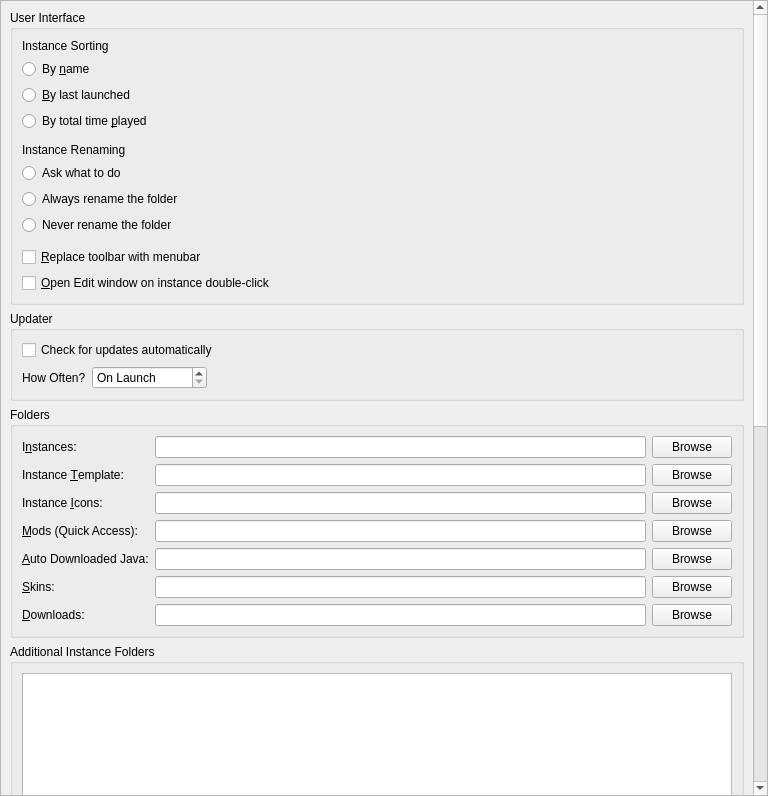
<?xml version="1.0" encoding="UTF-8"?>
<ui version="4.0">
 <class>LauncherPage</class>
 <widget class="QWidget" name="LauncherPage">
  <property name="geometry">
   <rect>
    <x>0</x>
    <y>0</y>
    <width>768</width>
    <height>796</height>
   </rect>
  </property>
  <property name="sizePolicy">
   <sizepolicy hsizetype="MinimumExpanding" vsizetype="MinimumExpanding">
    <horstretch>0</horstretch>
    <verstretch>0</verstretch>
   </sizepolicy>
  </property>
  <layout class="QVBoxLayout" name="verticalLayout">
   <property name="leftMargin">
    <number>0</number>
   </property>
   <property name="topMargin">
    <number>0</number>
   </property>
   <property name="rightMargin">
    <number>0</number>
   </property>
   <property name="bottomMargin">
    <number>0</number>
   </property>
   <item>
    <widget class="QScrollArea" name="scrollArea">
     <property name="horizontalScrollBarPolicy">
      <enum>Qt::ScrollBarPolicy::ScrollBarAsNeeded</enum>
     </property>
     <property name="widgetResizable">
      <bool>true</bool>
     </property>
     <widget class="QWidget" name="scrollAreaWidgetContents">
      <property name="geometry">
       <rect>
        <x>0</x>
        <y>-654</y>
        <width>749</width>
        <height>1448</height>
       </rect>
      </property>
      <layout class="QVBoxLayout" name="verticalLayout_8">
       <item>
        <widget class="QGroupBox" name="userInterfaceBox">
         <property name="enabled">
          <bool>true</bool>
         </property>
         <property name="title">
          <string>User Interface</string>
         </property>
         <layout class="QVBoxLayout" name="verticalLayout_2">
          <item>
           <widget class="QLabel" name="instanceSortingLabel">
            <property name="text">
             <string>Instance Sorting</string>
            </property>
           </widget>
          </item>
          <item>
           <widget class="QRadioButton" name="sortByNameBtn">
            <property name="text">
             <string>By &amp;name</string>
            </property>
            <attribute name="buttonGroup">
             <string notr="true">sortingModeGroup</string>
            </attribute>
           </widget>
          </item>
          <item>
           <widget class="QRadioButton" name="sortLastLaunchedBtn">
            <property name="text">
             <string>&amp;By last launched</string>
            </property>
            <attribute name="buttonGroup">
             <string notr="true">sortingModeGroup</string>
            </attribute>
           </widget>
          </item>
          <item>
           <widget class="QRadioButton" name="sortByPlaytimeBtn">
            <property name="text">
             <string>By total time &amp;played</string>
            </property>
            <attribute name="buttonGroup">
             <string notr="true">sortingModeGroup</string>
            </attribute>
           </widget>
          </item>
          <item>
           <spacer name="verticalSpacer">
            <property name="orientation">
             <enum>Qt::Orientation::Vertical</enum>
            </property>
            <property name="sizeType">
             <enum>QSizePolicy::Policy::Fixed</enum>
            </property>
            <property name="sizeHint" stdset="0">
             <size>
              <width>0</width>
              <height>6</height>
             </size>
            </property>
           </spacer>
          </item>
          <item>
           <widget class="QLabel" name="renamingBehaviorLabel">
            <property name="text">
             <string>Instance Renaming</string>
            </property>
           </widget>
          </item>
          <item>
           <widget class="QRadioButton" name="askToRenameDirBtn">
            <property name="text">
             <string>Ask what to do</string>
            </property>
            <attribute name="buttonGroup">
             <string notr="true">renamingBehaviorGroup</string>
            </attribute>
           </widget>
          </item>
          <item>
           <widget class="QRadioButton" name="alwaysRenameDirBtn">
            <property name="text">
             <string>Always rename the folder</string>
            </property>
            <attribute name="buttonGroup">
             <string notr="true">renamingBehaviorGroup</string>
            </attribute>
           </widget>
          </item>
          <item>
           <widget class="QRadioButton" name="neverRenameDirBtn">
            <property name="text">
             <string>Never rename the folder</string>
            </property>
            <attribute name="buttonGroup">
             <string notr="true">renamingBehaviorGroup</string>
            </attribute>
           </widget>
          </item>
          <item>
           <spacer name="verticalSpacer_2">
            <property name="orientation">
             <enum>Qt::Orientation::Vertical</enum>
            </property>
            <property name="sizeType">
             <enum>QSizePolicy::Policy::Fixed</enum>
            </property>
            <property name="sizeHint" stdset="0">
             <size>
              <width>0</width>
              <height>6</height>
             </size>
            </property>
           </spacer>
          </item>
          <item>
           <widget class="QCheckBox" name="preferMenuBarCheckBox">
            <property name="toolTip">
             <string>The menubar is more friendly for keyboard-driven interaction.</string>
            </property>
            <property name="text">
             <string>&amp;Replace toolbar with menubar</string>
            </property>
           </widget>
          </item>
          <item>
           <widget class="QCheckBox" name="editInstanceOnDoubleClick">
            <property name="toolTip">
             <string>Opens the edit instance window on double-clicking an instance instead of running the instance.</string>
            </property>
            <property name="text">
             <string>&amp;Open Edit window on instance double-click</string>
            </property>
           </widget>
          </item>
         </layout>
        </widget>
       </item>
       <item>
        <widget class="QGroupBox" name="updateSettingsBox">
         <property name="title">
          <string>Updater</string>
         </property>
         <layout class="QGridLayout" name="gridLayout_2">
          <item row="1" column="0">
           <layout class="QHBoxLayout" name="horizontalLayout_2">
            <item>
             <widget class="QLabel" name="updateIntervalLabel">
              <property name="text">
               <string>How Often?</string>
              </property>
             </widget>
            </item>
            <item>
             <widget class="QSpinBox" name="updateIntervalSpinBox">
              <property name="sizePolicy">
               <sizepolicy hsizetype="Maximum" vsizetype="Fixed">
                <horstretch>0</horstretch>
                <verstretch>0</verstretch>
               </sizepolicy>
              </property>
              <property name="toolTip">
               <string>Set to 0 to only check on launch</string>
              </property>
              <property name="specialValueText">
               <string>On Launch</string>
              </property>
              <property name="suffix">
               <string> hours</string>
              </property>
              <property name="prefix">
               <string>Every </string>
              </property>
              <property name="minimum">
               <number>0</number>
              </property>
              <property name="maximum">
               <number>168</number>
              </property>
             </widget>
            </item>
            <item>
             <spacer name="horizontalSpacer">
              <property name="orientation">
               <enum>Qt::Orientation::Horizontal</enum>
              </property>
              <property name="sizeHint" stdset="0">
               <size>
                <width>0</width>
                <height>0</height>
               </size>
              </property>
             </spacer>
            </item>
           </layout>
          </item>
          <item row="0" column="0" colspan="2">
           <widget class="QCheckBox" name="autoUpdateCheckBox">
            <property name="text">
             <string>Check for updates automatically</string>
            </property>
           </widget>
          </item>
         </layout>
        </widget>
       </item>
       <item>
        <widget class="QGroupBox" name="foldersBox">
         <property name="title">
          <string>Folders</string>
         </property>
         <layout class="QGridLayout" name="gridLayout">
          <item row="0" column="2">
           <widget class="QPushButton" name="instDirBrowseBtn">
            <property name="text">
             <string>Browse</string>
            </property>
           </widget>
          </item>
          <item row="10" column="0">
           <widget class="QLabel" name="labelDownloadsDir">
            <property name="text">
             <string>&amp;Downloads:</string>
            </property>
            <property name="buddy">
             <cstring>downloadsDirTextBox</cstring>
            </property>
           </widget>
          </item>
          <item row="2" column="0">
           <widget class="QLabel" name="labelIconsDir">
            <property name="text">
             <string>Instance &amp;Icons:</string>
            </property>
            <property name="buddy">
             <cstring>iconsDirTextBox</cstring>
            </property>
           </widget>
          </item>
          <item row="4" column="1">
           <widget class="QLineEdit" name="javaDirTextBox"/>
          </item>
          <item row="5" column="2">
           <widget class="QPushButton" name="skinsDirBrowseBtn">
            <property name="text">
             <string>Browse</string>
            </property>
           </widget>
          </item>
          <item row="3" column="0">
           <widget class="QLabel" name="labelModsDir">
            <property name="text">
             <string>&amp;Mods (Quick Access):</string>
            </property>
            <property name="buddy">
             <cstring>modsDirTextBox</cstring>
            </property>
           </widget>
          </item>
          <item row="4" column="2">
           <widget class="QPushButton" name="javaDirBrowseBtn">
            <property name="text">
             <string>Browse</string>
            </property>
           </widget>
          </item>
          <item row="2" column="2">
           <widget class="QPushButton" name="iconsDirBrowseBtn">
            <property name="text">
             <string>Browse</string>
            </property>
           </widget>
          </item>
          <item row="3" column="1">
           <widget class="QLineEdit" name="modsDirTextBox"/>
          </item>
          <item row="3" column="2">
           <widget class="QPushButton" name="modsDirBrowseBtn">
            <property name="text">
             <string>Browse</string>
            </property>
           </widget>
          </item>
          <item row="10" column="1">
           <widget class="QLineEdit" name="downloadsDirTextBox"/>
          </item>
          <item row="0" column="1">
           <widget class="QLineEdit" name="instDirTextBox"/>
          </item>
          <item row="0" column="0">
           <widget class="QLabel" name="labelInstDir">
            <property name="text">
             <string>I&amp;nstances:</string>
            </property>
            <property name="buddy">
             <cstring>instDirTextBox</cstring>
            </property>
           </widget>
          </item>
          <item row="5" column="0">
           <widget class="QLabel" name="labelSkinsDir">
            <property name="text">
             <string>&amp;Skins:</string>
            </property>
            <property name="buddy">
             <cstring>skinsDirTextBox</cstring>
            </property>
           </widget>
          </item>
          <item row="4" column="0">
           <widget class="QLabel" name="labelJavaDir">
            <property name="toolTip">
             <string>Folder where HyperCore Launcher stores automatically downloaded Java versions. Do NOT set this to your system Java installation.</string>
            </property>
            <property name="text">
             <string>&amp;Auto Downloaded Java:</string>
            </property>
            <property name="buddy">
             <cstring>javaDirTextBox</cstring>
            </property>
           </widget>
          </item>
          <item row="2" column="1">
           <widget class="QLineEdit" name="iconsDirTextBox"/>
          </item>
          <item row="10" column="2">
           <widget class="QPushButton" name="downloadsDirBrowseBtn">
            <property name="text">
             <string>Browse</string>
            </property>
           </widget>
          </item>
          <item row="1" column="0">
           <widget class="QLabel" name="labelTemplateDir">
            <property name="toolTip">
             <string>Folder that may get copied to new instances on creation, can be toggled per instance. Useful for options.txt.</string>
            </property>
            <property name="text">
             <string>Instance &amp;Template:</string>
            </property>
            <property name="buddy">
             <cstring>templateDirTextBox</cstring>
            </property>
           </widget>
          </item>
          <item row="5" column="1">
           <widget class="QLineEdit" name="skinsDirTextBox"/>
          </item>
          <item row="1" column="1">
           <widget class="QLineEdit" name="templateDirTextBox"/>
          </item>
          <item row="1" column="2">
           <widget class="QPushButton" name="templateDirBrowseBtn">
            <property name="text">
             <string>Browse</string>
            </property>
           </widget>
          </item>
         </layout>
        </widget>
       </item>
       <item>
        <widget class="QGroupBox" name="additionalInstDirsGroupBox">
         <property name="title">
          <string>Additional Instance Folders</string>
         </property>
         <layout class="QVBoxLayout" name="additionalInstDirsLayout">
          <item>
           <widget class="QListWidget" name="additionalInstDirsList"/>
          </item>
          <item>
           <layout class="QHBoxLayout" name="additionalInstDirsBtnLayout">
            <item>
             <widget class="QPushButton" name="addInstDirBtn">
              <property name="text">
               <string>Add</string>
              </property>
             </widget>
            </item>
            <item>
             <widget class="QPushButton" name="removeInstDirBtn">
              <property name="text">
               <string>Remove</string>
              </property>
             </widget>
            </item>
            <item>
             <spacer name="additionalInstDirsSpacer">
              <property name="orientation">
               <enum>Qt::Orientation::Horizontal</enum>
              </property>
              <property name="sizeHint" stdset="0">
               <size>
                <width>0</width>
                <height>0</height>
               </size>
              </property>
             </spacer>
            </item>
           </layout>
          </item>
         </layout>
        </widget>
       </item>
       <item>
        <widget class="QGroupBox" name="modsBox">
         <property name="title">
          <string>Mods and Modpacks</string>
         </property>
         <layout class="QVBoxLayout" name="verticalLayout_4">
          <item>
           <widget class="QCheckBox" name="downloadsDirWatchRecursiveCheckBox">
            <property name="toolTip">
             <string>When enabled, in addition to the downloads folder, its sub folders will also be searched when looking for resources (e.g. when looking for blocked mods on CurseForge).</string>
            </property>
            <property name="text">
             <string>Check &amp;subfolders for blocked mods</string>
            </property>
           </widget>
          </item>
          <item>
           <widget class="QCheckBox" name="downloadsDirMoveCheckBox">
            <property name="toolTip">
             <string>When enabled, it will move blocked resources instead of copying them.</string>
            </property>
            <property name="text">
             <string>Move blocked mods instead of copying them</string>
            </property>
           </widget>
          </item>
          <item>
           <widget class="QCheckBox" name="metadataEnableBtn">
            <property name="toolTip">
             <string>Store version information provided by mod providers (like Modrinth or CurseForge) for mods.</string>
            </property>
            <property name="text">
             <string>Keep track of mod metadata</string>
            </property>
           </widget>
          </item>
          <item>
           <widget class="QLabel" name="metadataWarningLabel">
            <property name="text">
             <string>&lt;html&gt;&lt;head/&gt;&lt;body&gt;&lt;p&gt;&lt;span style=&quot; font-weight:600; color:#f5c211;&quot;&gt;Warning&lt;/span&gt;&lt;span style=&quot; color:#f5c211;&quot;&gt;: Disabling mod metadata may also disable some QoL features, such as mod updating!&lt;/span&gt;&lt;/p&gt;&lt;/body&gt;&lt;/html&gt;</string>
            </property>
            <property name="wordWrap">
             <bool>true</bool>
            </property>
           </widget>
          </item>
          <item>
           <widget class="QCheckBox" name="dependenciesEnableBtn">
            <property name="toolTip">
             <string>Automatically detect, install, and update mod dependencies.</string>
            </property>
            <property name="text">
             <string>Install dependencies automatically</string>
            </property>
           </widget>
          </item>
          <item>
           <widget class="QCheckBox" name="showModIncompatCheckBox">
            <property name="toolTip">
             <string>Currently this just shows mods which are not marked as compatible with the current Minecraft version.</string>
            </property>
            <property name="text">
             <string>Detect and show mod incompatibilities (experimental)</string>
            </property>
           </widget>
          </item>
          <item>
           <widget class="QCheckBox" name="modpackUpdatePromptBtn">
            <property name="toolTip">
             <string>When creating a new modpack instance, suggest updating an existing instance instead.</string>
            </property>
            <property name="text">
             <string>Suggest to update an existing instance during modpack installation</string>
            </property>
           </widget>
          </item>
          <item>
           <layout class="QHBoxLayout" name="modUpdateChannelLayout">
            <item>
             <widget class="QLabel" name="modUpdateChannelLabel">
              <property name="toolTip">
               <string>Select the preferred release channel when checking for mod updates.</string>
              </property>
              <property name="text">
               <string>Mod Update Channel:</string>
              </property>
             </widget>
            </item>
            <item>
             <widget class="QComboBox" name="modUpdateChannelComboBox">
              <property name="toolTip">
               <string>Select the preferred release channel when checking for mod updates.</string>
              </property>
              <item>
               <property name="text">
                <string>All (Release, Beta, Alpha)</string>
               </property>
              </item>
              <item>
               <property name="text">
                <string>Release only</string>
               </property>
              </item>
              <item>
               <property name="text">
                <string>Release and Beta</string>
               </property>
              </item>
             </widget>
            </item>
            <item>
             <spacer name="horizontalSpacer_3">
              <property name="orientation">
               <enum>Qt::Orientation::Horizontal</enum>
              </property>
              <property name="sizeHint" stdset="0">
               <size>
                <width>40</width>
                <height>20</height>
               </size>
              </property>
             </spacer>
            </item>
           </layout>
          </item>
         </layout>
        </widget>
       </item>
       <item>
        <widget class="QGroupBox" name="instanceBox">
         <property name="title">
          <string>Instance Creation</string>
         </property>
         <layout class="QVBoxLayout" name="verticalLayout_3">
          <item>
           <widget class="QCheckBox" name="downloadGameFilesBtn">
            <property name="toolTip">
             <string>Downloads required game files while creating the instance. Disable this to skip the initial download and fetch files when the instance is launched instead.</string>
            </property>
            <property name="text">
             <string>Download game files during instance creation</string>
            </property>
           </widget>
          </item>
         </layout>
        </widget>
       </item>
       <item>
        <widget class="QGroupBox" name="groupBox_2">
         <property name="title">
          <string>Console</string>
         </property>
         <layout class="QFormLayout" name="formLayout">
          <property name="labelAlignment">
           <set>Qt::AlignmentFlag::AlignLeading|Qt::AlignmentFlag::AlignLeft|Qt::AlignmentFlag::AlignVCenter</set>
          </property>
          <item row="0" column="0">
           <widget class="QLabel" name="lineLimitLabel">
            <property name="sizePolicy">
             <sizepolicy hsizetype="Maximum" vsizetype="Preferred">
              <horstretch>0</horstretch>
              <verstretch>0</verstretch>
             </sizepolicy>
            </property>
            <property name="text">
             <string>Log History &amp;Limit:</string>
            </property>
            <property name="buddy">
             <cstring>lineLimitSpinBox</cstring>
            </property>
           </widget>
          </item>
          <item row="0" column="1">
           <widget class="QSpinBox" name="lineLimitSpinBox">
            <property name="sizePolicy">
             <sizepolicy hsizetype="Maximum" vsizetype="Fixed">
              <horstretch>0</horstretch>
              <verstretch>0</verstretch>
             </sizepolicy>
            </property>
            <property name="suffix">
             <string> lines</string>
            </property>
            <property name="minimum">
             <number>10000</number>
            </property>
            <property name="maximum">
             <number>1000000</number>
            </property>
            <property name="singleStep">
             <number>10000</number>
            </property>
            <property name="value">
             <number>100000</number>
            </property>
           </widget>
          </item>
          <item row="1" column="0" colspan="2">
           <widget class="QCheckBox" name="checkStopLogging">
            <property name="text">
             <string>&amp;Stop logging when log overflows</string>
            </property>
           </widget>
          </item>
         </layout>
        </widget>
       </item>
       <item>
        <widget class="QGroupBox" name="tasksBox">
         <property name="title">
          <string>Tasks</string>
         </property>
         <layout class="QGridLayout" name="gridLayout_3">
          <item row="2" column="1">
           <widget class="QSpinBox" name="networkRetryLimitSpinBox">
            <property name="sizePolicy">
             <sizepolicy hsizetype="Maximum" vsizetype="Fixed">
              <horstretch>0</horstretch>
              <verstretch>0</verstretch>
             </sizepolicy>
            </property>
            <property name="minimumSize">
             <size>
              <width>60</width>
              <height>0</height>
             </size>
            </property>
            <property name="minimum">
             <number>0</number>
            </property>
           </widget>
          </item>
          <item row="1" column="1">
           <widget class="QSpinBox" name="numberOfConcurrentDownloadsSpinBox">
            <property name="sizePolicy">
             <sizepolicy hsizetype="Maximum" vsizetype="Fixed">
              <horstretch>0</horstretch>
              <verstretch>0</verstretch>
             </sizepolicy>
            </property>
            <property name="minimumSize">
             <size>
              <width>60</width>
              <height>0</height>
             </size>
            </property>
            <property name="minimum">
             <number>1</number>
            </property>
           </widget>
          </item>
          <item row="3" column="1">
           <widget class="QSpinBox" name="timeoutSecondsSpinBox">
            <property name="sizePolicy">
             <sizepolicy hsizetype="Maximum" vsizetype="Fixed">
              <horstretch>0</horstretch>
              <verstretch>0</verstretch>
             </sizepolicy>
            </property>
            <property name="minimumSize">
             <size>
              <width>60</width>
              <height>0</height>
             </size>
            </property>
            <property name="suffix">
             <string>s</string>
            </property>
           </widget>
          </item>
          <item row="2" column="0">
           <widget class="QLabel" name="networkRetryLimitLabel">
            <property name="text">
             <string>Network Retry Limit:</string>
            </property>
           </widget>
          </item>
          <item row="1" column="0">
           <widget class="QLabel" name="numberOfConcurrentDownloadsLabel">
            <property name="text">
             <string>Concurrent Download Limit:</string>
            </property>
           </widget>
          </item>
          <item row="3" column="0">
           <widget class="QLabel" name="timeoutSecondsLabel">
            <property name="toolTip">
             <string>Seconds to wait until the requests are terminated</string>
            </property>
            <property name="text">
             <string>HTTP Timeout:</string>
            </property>
           </widget>
          </item>
          <item row="0" column="1">
           <widget class="QSpinBox" name="numberOfConcurrentTasksSpinBox">
            <property name="sizePolicy">
             <sizepolicy hsizetype="Maximum" vsizetype="Fixed">
              <horstretch>0</horstretch>
              <verstretch>0</verstretch>
             </sizepolicy>
            </property>
            <property name="minimumSize">
             <size>
              <width>60</width>
              <height>0</height>
             </size>
            </property>
            <property name="minimum">
             <number>1</number>
            </property>
           </widget>
          </item>
          <item row="0" column="0">
           <widget class="QLabel" name="numberOfConcurrentTasksLabel">
            <property name="text">
             <string>Concurrent Task Limit:</string>
            </property>
           </widget>
          </item>
          <item row="0" column="2">
           <spacer name="horizontalSpacer_2">
            <property name="orientation">
             <enum>Qt::Orientation::Horizontal</enum>
            </property>
            <property name="sizeHint" stdset="0">
             <size>
              <width>0</width>
              <height>0</height>
             </size>
            </property>
           </spacer>
          </item>
         </layout>
        </widget>
       </item>
       <item>
        <spacer name="verticalSpacer_FeaturesTab">
         <property name="orientation">
          <enum>Qt::Orientation::Vertical</enum>
         </property>
         <property name="sizeHint" stdset="0">
          <size>
           <width>0</width>
           <height>0</height>
          </size>
         </property>
        </spacer>
       </item>
      </layout>
     </widget>
    </widget>
   </item>
  </layout>
 </widget>
 <tabstops>
  <tabstop>scrollArea</tabstop>
  <tabstop>sortByNameBtn</tabstop>
  <tabstop>sortLastLaunchedBtn</tabstop>
  <tabstop>sortByPlaytimeBtn</tabstop>
  <tabstop>askToRenameDirBtn</tabstop>
  <tabstop>alwaysRenameDirBtn</tabstop>
  <tabstop>neverRenameDirBtn</tabstop>
  <tabstop>preferMenuBarCheckBox</tabstop>
  <tabstop>editInstanceOnDoubleClick</tabstop>
  <tabstop>autoUpdateCheckBox</tabstop>
  <tabstop>updateIntervalSpinBox</tabstop>
  <tabstop>instDirTextBox</tabstop>
  <tabstop>instDirBrowseBtn</tabstop>
  <tabstop>templateDirTextBox</tabstop>
  <tabstop>templateDirBrowseBtn</tabstop>
  <tabstop>iconsDirTextBox</tabstop>
  <tabstop>iconsDirBrowseBtn</tabstop>
  <tabstop>modsDirTextBox</tabstop>
  <tabstop>modsDirBrowseBtn</tabstop>
  <tabstop>javaDirTextBox</tabstop>
  <tabstop>javaDirBrowseBtn</tabstop>
  <tabstop>skinsDirTextBox</tabstop>
  <tabstop>skinsDirBrowseBtn</tabstop>
  <tabstop>downloadsDirTextBox</tabstop>
  <tabstop>downloadsDirBrowseBtn</tabstop>
  <tabstop>additionalInstDirsList</tabstop>
  <tabstop>addInstDirBtn</tabstop>
  <tabstop>removeInstDirBtn</tabstop>
  <tabstop>downloadsDirWatchRecursiveCheckBox</tabstop>
  <tabstop>downloadsDirMoveCheckBox</tabstop>
  <tabstop>metadataEnableBtn</tabstop>
  <tabstop>dependenciesEnableBtn</tabstop>
  <tabstop>showModIncompatCheckBox</tabstop>
  <tabstop>modpackUpdatePromptBtn</tabstop>
  <tabstop>downloadGameFilesBtn</tabstop>
  <tabstop>lineLimitSpinBox</tabstop>
  <tabstop>checkStopLogging</tabstop>
  <tabstop>numberOfConcurrentTasksSpinBox</tabstop>
  <tabstop>numberOfConcurrentDownloadsSpinBox</tabstop>
  <tabstop>networkRetryLimitSpinBox</tabstop>
  <tabstop>timeoutSecondsSpinBox</tabstop>
 </tabstops>
 <resources/>
 <connections/>
 <buttongroups>
  <buttongroup name="sortingModeGroup"/>
  <buttongroup name="renamingBehaviorGroup"/>
 </buttongroups>
</ui>
